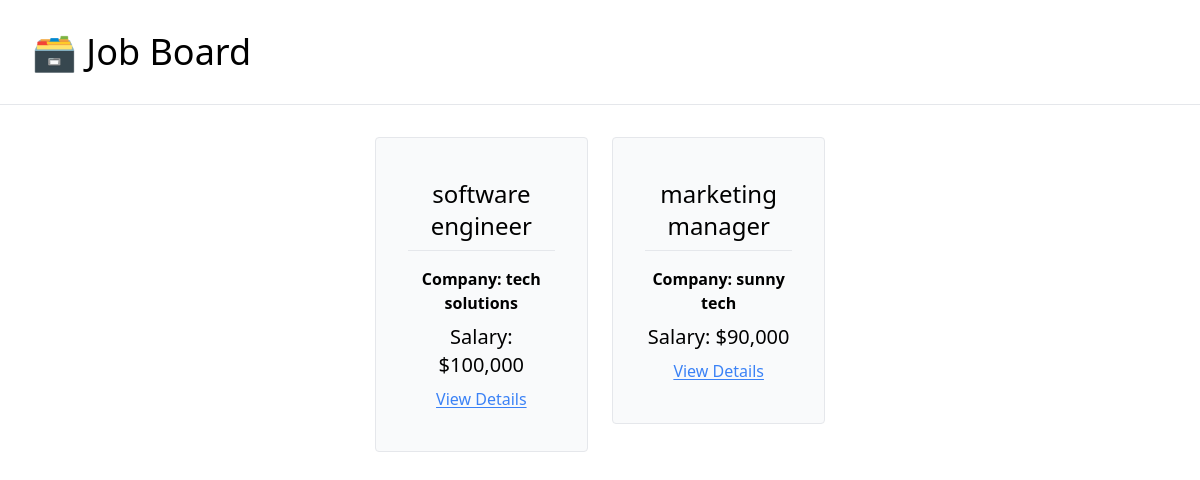
Before: / with the older database file.
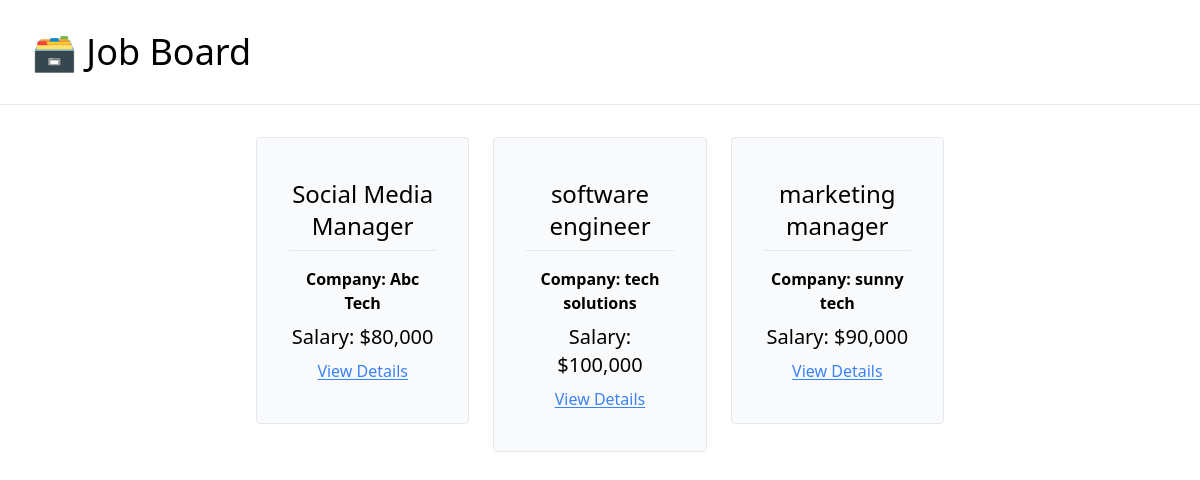
After: the same page with the newer database file.
### job_board/models.py (models this page shows, shortened)
class JobPosting(models.Model):
    title =  models.CharField(max_length=100)
    description = models.TextField()
    company = models.CharField(max_length=100)
    salary = models.IntegerField()
    is_active = models.BooleanField(default=False)

### job_board/views.py (the view)
# urls.py: path('', index, name='home'),
def index(request):
    active_postings = JobPosting.objects.filter(is_active=True)
    context = {
        'job_postings': active_postings,
    }
    return render(request, 'job_board/index.html', context)

### job_board/templates/job_board/index.html
{% extends 'job_board/_base.html' %}
{% load humanize %}
{% block content %}
    <div class="flex justify-center w-10/12 mx-auto flex-wrap gap-6">
        {% for posting in job_postings %}
            <a class="w-1/4 text-center" href="{% url 'job-detail' posting.pk %}">
            <div class="border rounded px-8 py-10 bg-gray-50 hover:bg-gray-100 hover:cursor-pointer">
                <p class="text-2xl pb-2">{{ posting.title }}</p>
                <hr class="py-2" />
                <p class="font-semibold pb-2">Company: {{ posting.company }}</p>
                <p class="text-xl pb-2">Salary: ${{ posting.salary|intcomma }}</p>
                <p class="underline underline-offset-2 text-blue-500 hover:text-blue-400">View Details</p>
            </div>
            </a>
        {% endfor %}
    </div>
{% endblock content %}

### job_board/templates/job_board/_base.html (shortened to what this page needs)
<!DOCTYPE html>
<html lang="en">
  <head>
    <script src="https://cdn.tailwindcss.com"></script>
  </head>
  <body>
    <div class="mb-8">
      <h1 class="text-4xl py-8 pl-8">
        <a href="{% url 'home' %}">🗃️ Job Board</a>
      </h1>
      <hr>
    </div>
    <div class="container mx-auto mb-8">
      {% block content%} {% endblock content %}
    </div>
  </body>
</html>

Changed rows visible on the page:
now on this page (row edited): JobPosting: title "Social Media Manager", company "Abc Tech", salary "80,000"
